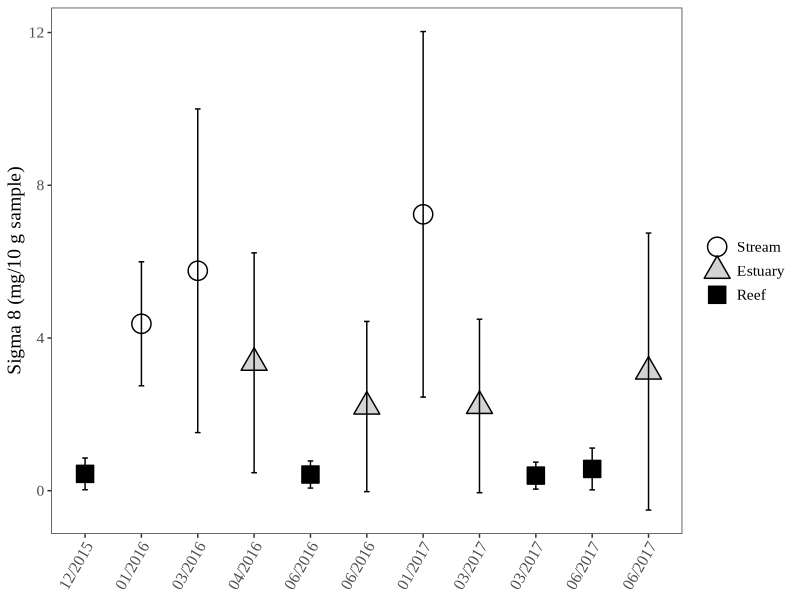
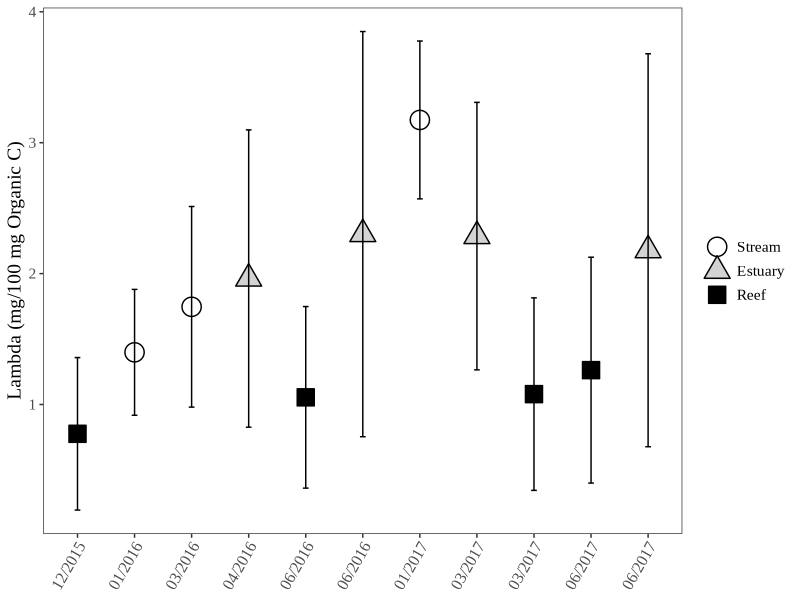
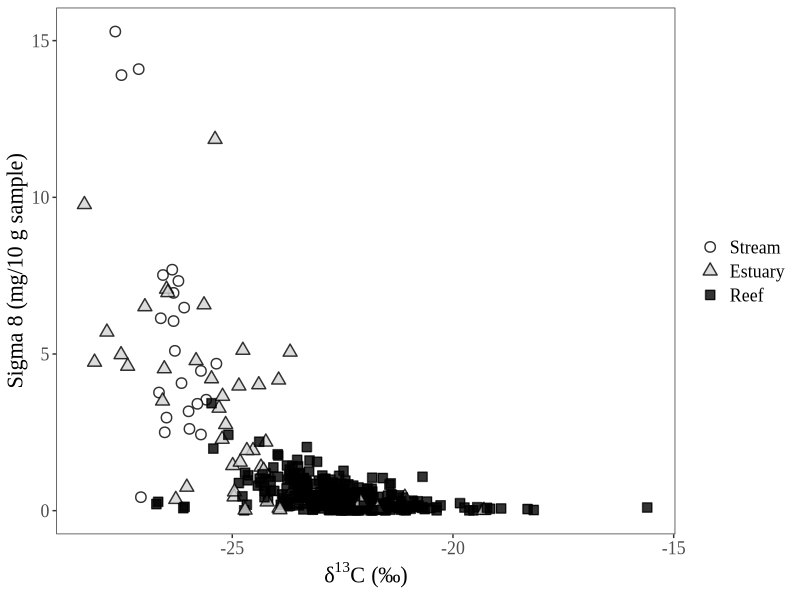
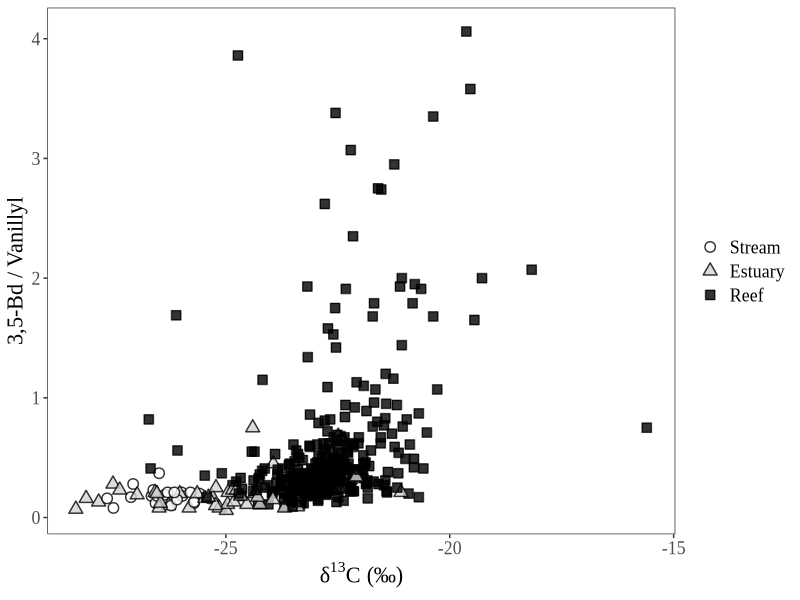
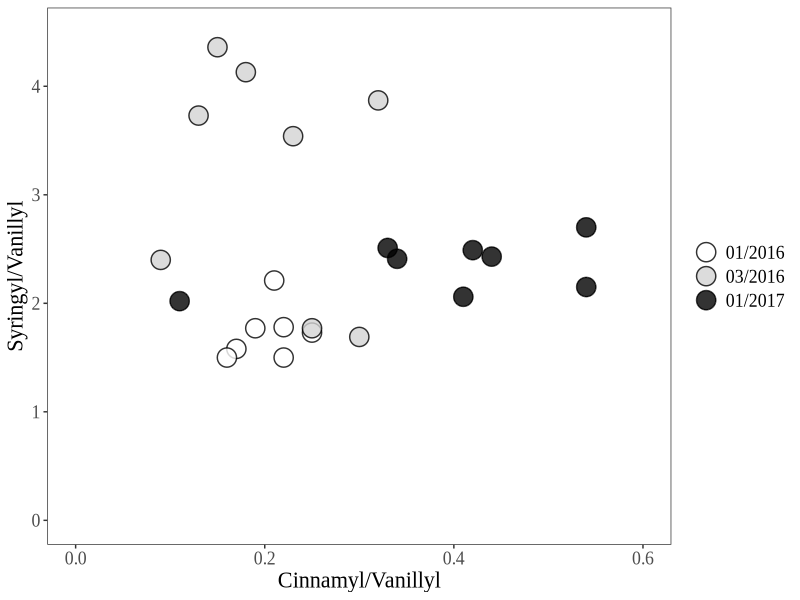
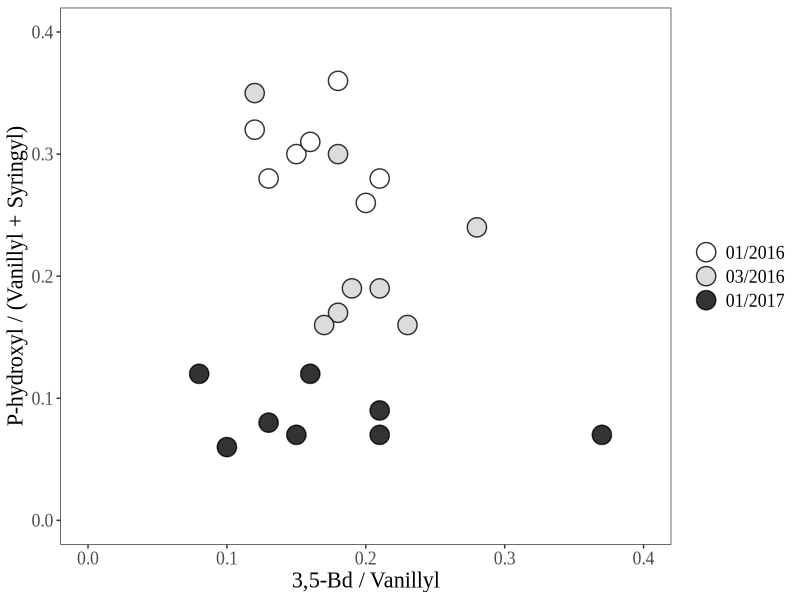

Generate these figures, in order, with R:
## ---- chunk 1
knitr::opts_chunk$set(echo = TRUE)
## ---- chunk 2

master <- read.csv("RAPID_Master_Datasheet_add_region_streamcode.csv") # Loads the newly updated dataset, as of April 8, 2019. This same dataset is used for the linear mixed effects models.

# In addition, all NDs from Matthieu's original reports are replaced as NAs. For reasoning on why they are not 0s, see either of the other RMarkdown files in this project folder.

# Alright, so the seven outliers I'm removing will be 56, 66, 164, 238, 300, 387, and 389 from the original dataset. For reasoning on these 7, see LMEM Markdown file in this same project.

mastered <- master[ -c(56, 66, 164, 238, 300, 387, 389), ] # Removes outliers from original dataset.

# This dataset has already been QAQCed.

library(tidyverse)

## ---- chunk 3

# First, we will plot overall Sigma 8 and Lambda values.

Fig3_Stats <- mastered %>% # Takes the original dataset and then ...
  group_by(Group, Environment) %>% # Groups by date and environment and then ...
  summarize(Sig8 = mean(Sigma8, na.rm = TRUE), Sig8sd = sd(Sigma8, na.rm = TRUE), 
            Lam = mean(Lambda, na.rm = TRUE), Lamsd = sd(Lambda, na.rm = TRUE)) %>% # Summarizes and then...
  ungroup() # Ungroups data.

Fig3_Stats$Environment <- factor(Fig3_Stats$Environment, levels = c( "Stream", "Estuary", "Reef")) # Relevels.
Fig3_Stats$Group <- factor(Fig3_Stats$Group, levels = c( "A", "B", "C", "D", "E", "F", "I", "H", "G", "J", "K")) # Relevel the "Group" column so that it's presented in the best chronological order.

#tiff(filename = "/Users/heililowman/Documents/UC_Santa_Barbara/Research_Lignin/Figures/Manuscript_figure_files/Fig3A.tiff", width=6, height=4, unit="in", res=400) 
fig3a <- ggplot(Fig3_Stats, aes(Group, Sig8, shape=Environment, fill=Environment)) +
  scale_x_discrete(labels = c("12/2015", "01/2016", "03/2016", "04/2016", "06/2016", "06/2016", "01/2017", "03/2017", "03/2017", "06/2017", "06/2017")) +
  geom_point(size = 6,
             stroke = 0.75) + 
  scale_shape_manual(values = c(21, 24, 22)) +
  scale_fill_manual(values = c("white", "lightgrey", "black")) +
  geom_errorbar(data=Fig3_Stats, aes(ymin=Sig8-Sig8sd,ymax=Sig8+Sig8sd), width=0.1) +
  xlab("Sample Date") +
  ylab("Sigma 8 (mg/10 g sample)") + 
  theme_bw() +
  theme(panel.grid.major = element_blank(), panel.grid.minor = element_blank(),panel.background = element_blank()) + # This ensures the whole data grid is boxed in, which looks cleaner in text.
  theme(text=element_text(family="Times New Roman", size=14)) +
  theme(axis.text.x = element_text(angle = 60, hjust = 1)) +
  theme(axis.title.x=element_blank()) +
  theme(legend.title = element_blank())
#dev.off()

fig3a

#tiff(filename = "/Users/heililowman/Documents/UC_Santa_Barbara/Research_Lignin/Figures/Manuscript_figure_files/Fig3B.tiff", width=6, height=4, unit="in", res=400) 
fig3b <- ggplot(Fig3_Stats, aes(Group, Lam, shape=Environment, fill=Environment)) +
  scale_x_discrete(labels = c("12/2015", "01/2016", "03/2016", "04/2016", "06/2016", "06/2016", "01/2017", "03/2017", "03/2017", "06/2017", "06/2017")) +
  geom_point(size = 6,
             stroke = 0.75) + 
  scale_shape_manual(values = c(21, 24, 22)) +
  scale_fill_manual(values = c("white", "lightgrey", "black")) +
  geom_errorbar(data=Fig3_Stats, aes(ymin=Lam-Lamsd,ymax=Lam+Lamsd), width=0.1) +
  xlab("Sample Date") +
  ylab("Lambda (mg/100 mg Organic C)") + 
  theme_bw() +
  theme(panel.grid.major = element_blank(), panel.grid.minor = element_blank(),panel.background = element_blank()) +
  theme(text=element_text(family="Times New Roman", size=14)) +
  theme(axis.text.x = element_text(angle = 60, hjust = 1)) +
  theme(axis.title.x=element_blank()) +
  theme(legend.title = element_blank())
#dev.off()

fig3b

## ---- chunk 4

# Next, we will plot isotopic data versus Sigma 8 and 3,5-Bd/V values.

# I will remove one egregious outlier - this was not removed during the LMEMs since those models dealt with lignin phenol values only (and had no isotopes as fixed or random effects).

mastered$Environment <- factor(mastered$Environment, levels = c( "Stream", "Estuary", "Reef")) # Relevels.

masterer <- mastered[-181,] # Removes the crazy high outlier for d13C.

# I have also removed the designation of near/far from stream and just represented all marine sediments as reef sites - this distinction was not important in any of the models I ran, and I feel it doesn't add anything to the visual. Also, this will keep things consistent legend-wise with Figure 3.

#tiff(filename = "/Users/heililowman/Documents/UC_Santa_Barbara/Research_Lignin/Figures/Manuscript_figure_files/Fig4.tiff", width=10, height=6, unit="in", res=400) 
fig4 <- ggplot(masterer, aes (x=d13C, y=Sigma8, shape=Environment, fill=Environment)) +
  geom_point(size=3,
             stroke = 0.75,
             alpha = 0.8) +
  scale_shape_manual(values = c(21, 24, 22)) +
  scale_fill_manual(values = c("white", "lightgrey", "black")) +
  theme_bw() +
  theme(panel.grid.major = element_blank(), panel.grid.minor = element_blank(),panel.background = element_blank()) +
  theme(text=element_text(family="Times New Roman", size=16)) +
  xlab(expression("δ"^{13}*"C (‰)")) + # GAH! It's AMAZING I GOT THE SUPERSCRIPT TO WORK!!!
  ylab("Sigma 8 (mg/10 g sample)") +
  theme(legend.title = element_blank())
#dev.off

fig4

#tiff(filename = "/Users/heililowman/Documents/UC_Santa_Barbara/Research_Lignin/Figures/Manuscript_figure_files/Fig5.tiff", width=10, height=6, unit="in", res=400) 
fig5 <- ggplot(masterer, aes (x=d13C, y=Bd.V, shape=Environment, fill=Environment)) +
  geom_point(size=3,
             stroke = 0.75,
             alpha = 0.8) +
  scale_shape_manual(values = c(21, 24, 22)) +
  scale_fill_manual(values = c("white", "lightgrey", "black")) +
  theme_bw() +
  theme(panel.grid.major = element_blank(), panel.grid.minor = element_blank(),panel.background = element_blank()) +
  theme(text=element_text(family="Times New Roman", size=16)) +
  xlab(expression("δ"^{13}*"C (‰)")) +
  ylab("3,5-Bd / Vanillyl") +
  theme(legend.title = element_blank())
#dev.off

fig5

## ---- chunk 5

# So, this will be a plot of stream S/V and C/V values, but the boxes for source material will need to be added in in Powerpoint.

stream <- mastered %>%
  filter(Environment=="Stream") # Creates dataset of only stream data.

#tiff(filename = "/Users/heililowman/Documents/UC_Santa_Barbara/Research_Lignin/Figures/Manuscript_figure_files/Fig6.tiff", width=8, height=6, unit="in", res=400) 
fig6 <- ggplot(stream, aes (C.V,S.V, shape=Group_2, fill=Group_2)) +
  geom_point(size=6,
             stroke = 0.75,
             alpha = 0.8) +
  scale_shape_manual(values = c(21, 21, 21), labels = c("01/2016", "03/2016", "01/2017")) +
  scale_fill_manual(values = c("white", "lightgrey", "black"), labels = c("01/2016", "03/2016", "01/2017")) + # Need to duplicate labels in both calls so that legend works.
  xlim(0,0.6) +
  ylim(0,4.5) +
  theme_bw() +
  theme(panel.grid.major = element_blank(), panel.grid.minor = element_blank(),panel.background = element_blank()) +
  theme(text=element_text(family="Times New Roman", size=16)) +
  xlab("Cinnamyl/Vanillyl") +
  ylab("Syringyl/Vanillyl") +
  theme(legend.title = element_blank())
#dev.off

fig6

## ---- chunk 6

# Similar to Figure 6, this figure will plot degradation parameters for stream data only.

#tiff(filename = "/Users/heililowman/Documents/UC_Santa_Barbara/Research_Lignin/Figures/Manuscript_figure_files/Fig8.tiff", width=8, height=6, unit="in", res=400) 
fig8 <- ggplot(stream, aes (Bd.V,P..V.S., shape=Group_2, fill=Group_2)) +
  geom_point(size=6,
             stroke = 0.75,
             alpha = 0.8) +
  scale_shape_manual(values = c(21, 21, 21), labels = c("01/2016", "03/2016", "01/2017")) +
  scale_fill_manual(values = c("white", "lightgrey", "black"), labels = c("01/2016", "03/2016", "01/2017")) +
  xlim(0,0.4) +
  ylim(0,0.4) +
  theme_bw() +
  theme(panel.grid.major = element_blank(), panel.grid.minor = element_blank(),panel.background = element_blank()) +
  theme(text=element_text(family="Times New Roman", size=16)) +
  xlab("3,5-Bd / Vanillyl") +
  ylab("P-hydroxyl / (Vanillyl + Syringyl)") +
  theme(legend.title = element_blank())
#dev.off

fig8
